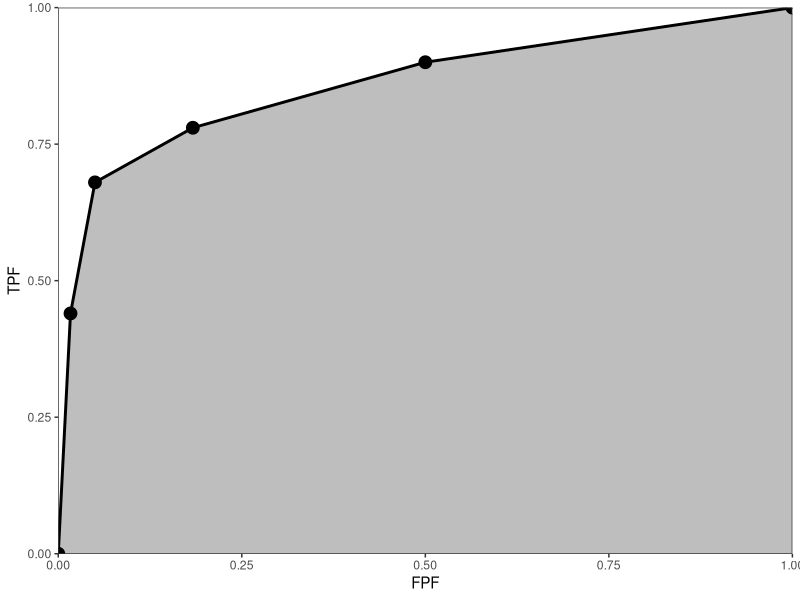
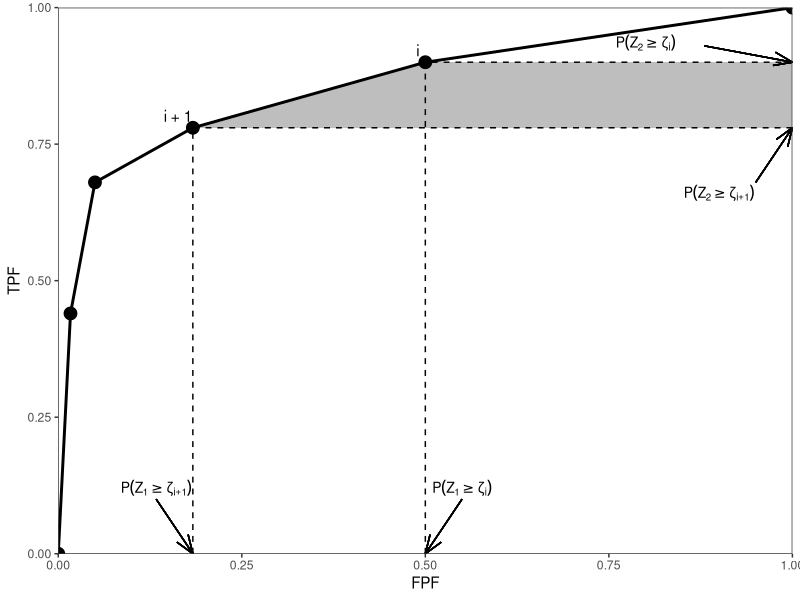

R code for these plots, in order:
## ---- chunk 1
knitr::opts_chunk$set(
  collapse = TRUE,
  comment = "#>"
)
library(kableExtra)
library(ggplot2)
library(grid)
## ---- chunk 2
df = array(dim = c(2, 11))
df[1,] <- c("N1", "N2", "N3", "N4", "N5", "N6", "N7", "N8", "N9", "N10", "N11")
df[2,] <- c("D1", "D2", "D3", "D4", "D5", "D6", "D7", "", "", "", "")
df <- as.data.frame(df)
colnames(df) <- rep("", 11)
kable(df, caption = "On the need for two indices to label cases in an ROC study.", escape = FALSE)
## ---- chunk 3
RocOperatingPointsFromRatingsTable <- function( K1, K2 ) {
  
  nOpPts <- length(K1) - 1 # number of op points
  FPF <- array(0,dim = nOpPts)
  TPF <- array(0,dim = nOpPts)
   
  for (r in (nOpPts+1):2) {
    FPF[r-1] <- sum(K1[r:(nOpPts+1)])/sum(K1)
    TPF[r-1] <- sum(K2[r:(nOpPts+1)])/sum(K2)    
  }
  FPF <- rev(FPF)
  TPF <- rev(TPF)
  
  return( list(
    FPF = FPF,
    TPF = TPF
  ) )
}
## ---- chunk 4
RocDataTable = array(dim = c(2,5))
RocDataTable[1,]  <- c(30,19,8,2,1)
RocDataTable[2,]  <- c(5,6,5,12,22)

ret  <- RocOperatingPointsFromRatingsTable( 
  RocDataTable[1,], 
  RocDataTable[2,] )
FPF <- ret$FPF
TPF <- ret$TPF

ROC_Points <- data.frame(FPF = FPF, TPF = TPF)
# add the trivial points
ROC_Points <- rbind(
  c(0, 0), 
  ROC_Points, c(1, 1))

shade <- data.frame(
  FPF = c(ROC_Points$FPF, 1), 
  TPF = c(ROC_Points$TPF, 0))

p <- ggplot(ROC_Points, 
            aes(x = FPF, y = TPF) ) + 
  geom_polygon(data = shade, fill = 'grey') + 
  geom_line(linewidth = 1) + 
  geom_point(size = 4) + 
  theme_bw() + 
  theme(
    panel.grid.major = element_blank(), 
    panel.grid.minor = element_blank()) +
  labs(x = expression(FPF)) + 
  labs(y = expression(TPF)) + 
  scale_x_continuous(expand = c(0, 0)) + 
  scale_y_continuous(expand = c(0, 0)) + 
  coord_cartesian(ylim = c(0,1), x = c(0,1))
print(p)
## ---- chunk 5
trapz = function(x, y)
{ ### computes the integral of y with respect to x using trapezoidal integration.
  idx = 2:length(x)
  return (as.double( (x[idx] - x[idx-1]) %*% (y[idx] + y[idx-1])) / 2)
}
## ---- chunk 6
Wilcoxon <- function (zk1, zk2)
{
  K1 = length(zk1)
  K2 = length(zk2)
  W <- 0
  for (k1 in 1:K1) {
    W <- W + sum(zk1[k1] < zk2)
    W <- W + 0.5 * sum(zk1[k1] == zk2)
  }
  W <- W/K1/K2
  return (W)
}


RocOperatingPoints <- function( K1, K2 ) {
  
  nOpPts <- length(K1) - 1 # number of op points
  FPF <- array(0,dim = nOpPts)
  TPF <- array(0,dim = nOpPts)
   
  for (r in (nOpPts+1):2) {
    FPF[r-1] <- sum(K1[r:(nOpPts+1)])/sum(K1)
    TPF[r-1] <- sum(K2[r:(nOpPts+1)])/sum(K2)    
  }
  FPF <- rev(FPF)
  TPF <- rev(TPF)
  
  return( list(
    FPF = FPF,
    TPF = TPF
  ) )
}
## ---- chunk 7
RocCountsTable = array(dim = c(2,5))
RocCountsTable[1,]  <- c(30,19,8,2,1)
RocCountsTable[2,]  <- c(5,6,5,12,22)

zk1  <- rep(1:length(RocCountsTable[1,]),RocCountsTable[1,])#convert frequency table to array
zk2  <- rep(1:length(RocCountsTable[2,]),RocCountsTable[2,])#do:

w  <- Wilcoxon (zk1, zk2)
cat("The Wilcoxon statistic is = ", w, "\n")
ret <- RocOperatingPoints(RocCountsTable[1,], RocCountsTable[2,])
FPF <- ret$FPF;FPF <- c(0,FPF,1)
TPF <- ret$TPF;TPF <- c(0,TPF,1)
AUC <- trapz(FPF,TPF) # trapezoidal integration
cat("direct integration yields AUC = ", AUC, "\n")
## ---- chunk 8
RocCountsTable = array(dim = c(2,5))
RocCountsTable[1,]  <- c(30,19,8,2,1)
RocCountsTable[2,]  <- c(5,6,5,12,22)

ret  <- RocOperatingPoints( 
  RocCountsTable[1,], 
  RocCountsTable[2,] )
FPF <- ret$FPF
TPF <- ret$TPF

ROC_Points <- data.frame(
  FPF = FPF, 
  TPF = TPF)
# add the trivial points
ROC_Points <- 
  rbind(c(0, 0), 
        ROC_Points, c(1, 1))

zeta1_x <- ROC_Points$FPF[4]
zeta1_y <- ROC_Points$TPF[4]
zeta1 <- data.frame(
  x = c(zeta1_x, zeta1_x, 1), 
  y = c(0, zeta1_y, zeta1_y))
i1 <- data.frame(
  x = zeta1_x, 
  y = zeta1_y, 
  label = "i + 1")
zeta2_x <- ROC_Points$FPF[5]
zeta2_y <- ROC_Points$TPF[5]
zeta2 <- data.frame(
  x = c(zeta2_x, zeta2_x, 1), 
  y = c(0, zeta2_y, zeta2_y))
i2 <- data.frame(
  x = zeta2_x, 
  y = zeta2_y, 
  label = "i")

shade <- data.frame(
  FPF = c(zeta2_x, zeta1_x, 1, 1), 
  TPF = c(zeta2_y, zeta1_y, zeta1_y, zeta2_y))

p <- ggplot(
  ROC_Points, 
  aes(x = FPF, y = TPF)) + 
  geom_polygon(
    data = shade, 
    fill = 'grey') + 
  geom_line(linewidth = 1) + 
  geom_point(size = 4) + 
  geom_line(
    data = zeta1, 
    aes(x = x, y = y), 
    linetype = 2) + 
  geom_line(
    data = zeta2, 
    aes(x = x, y = y), 
    linetype = 2) +  
  geom_text(
    data = i1, 
    aes(x = x, 
        y = y, 
        label = label), 
    vjust = -0.5, 
    hjust = 1) + 
  geom_text(
    data = i2, 
    aes(x = x, y = y, label = label), 
    vjust = -0.5, hjust = 3) + 
  annotation_custom(
    grob = textGrob(bquote(P(Z[1] >= zeta[i+1])),
                    gp = gpar(fontsize = 10)), 
    xmin = zeta1_x - 0.05, xmax = zeta1_x - 0.05, 
    ymin = 0.12, ymax = 0.12) +
  geom_segment(
    aes(
      x = zeta1_x - 0.05, 
      y = 0.1, 
      xend = zeta1_x, 
      yend = 0), 
    arrow = arrow(angle = 20, length = unit(0.5, "cm"))) + 
  annotation_custom(
    grob = textGrob(bquote(P(Z[1] >= zeta[i])),
                    gp = gpar(fontsize = 10)), 
    xmin = zeta2_x + 0.05, xmax = zeta2_x + 0.05, 
    ymin = 0.12, ymax = 0.12) +
  geom_segment(
    aes(x = zeta2_x + 0.05, 
        y = 0.1, 
        xend = zeta2_x, yend = 0), 
    arrow = arrow(angle = 20, length = unit(0.5, "cm"))) + 
  annotation_custom(
    grob = textGrob(bquote(P(Z[2] >= zeta[i+1])),
                    gp = gpar(fontsize = 10)), 
    xmin = 0.85, xmax = 0.95, 
    ymin = zeta1_y - 0.12, ymax = zeta1_y - 0.12) +
  geom_segment(
    aes(x = 0.95, 
        y = zeta1_y - 0.1, 
        xend = 1, 
        yend = zeta1_y), 
    arrow = arrow(angle = 20, length = unit(0.5, "cm"))) + 
  annotation_custom(
    grob = textGrob(bquote(P(Z[2] >= zeta[i])),
                    gp = gpar(fontsize = 10)), 
    xmin = 0.8, xmax = 0.8, 
    ymin = zeta2_y + 0.05, ymax = zeta2_y + 0.02) +
  geom_segment(
    aes(x = 0.88, 
        y = zeta2_y + 0.03, 
        xend = 1, 
        yend = zeta2_y), 
    arrow = arrow(angle = 20, length = unit(0.5, "cm"))) + 
  theme_bw() + 
  theme(panel.grid.major = element_blank(), 
        panel.grid.minor = element_blank()) +
  scale_x_continuous(expand = c(0, 0)) + 
  scale_y_continuous(expand = c(0, 0)) + 
  coord_cartesian(ylim = c(0,1), x = c(0,1))
print(p)
